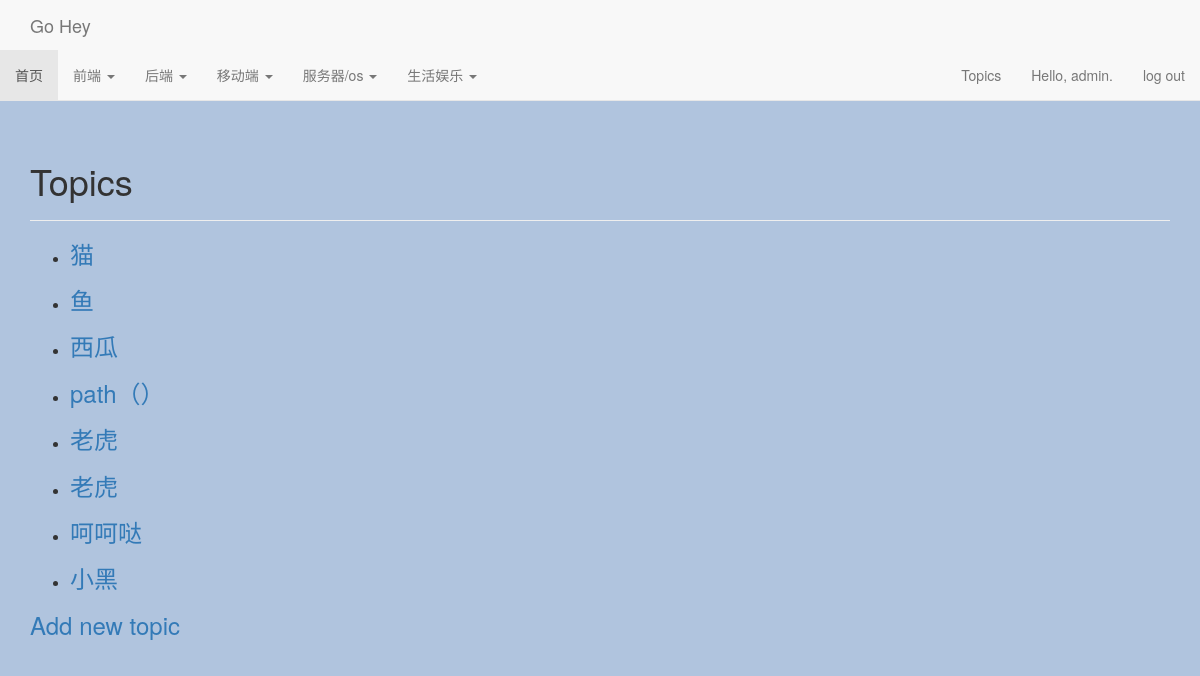
The app's page /topics/ (signed in) with its own data.
### goheys/models.py (models this page shows)
class Topic(models.Model):
    text = models.CharField(max_length=200)
    date_added = models.DateTimeField(auto_now_add=True)
    owner = models.ForeignKey(User,on_delete=models.CASCADE)
    def __str__(self):
        return self.text

### goheys/views.py (the view)
# urls.py: path('topics/',views.topics,name='topics'),
@login_required
def topics(request):
    topics = Topic.objects.filter(owner=request.user).order_by('date_added')
    context = {'topics': topics}
    return render(request, 'goheys/topics.html', context)

### goheys/templates/goheys/topics.html
{% extends "goheys/base.html" %}
{% block header %}
  <h1>Topics</h1>
{% endblock %}
{% block content %}
  <ul>
    {% for topic in topics %}
      <li>
        <h3>
          <a href="{% url 'goheys:topic' topic.id %}">{{ topic }}</a>
        </h3>
      </li>
    {% empty %}
      <li>No topics have been added yet.</li>
    {% endfor %}
  </ul>
  <h3><a href="{% url 'goheys:new_topic' %}">Add new topic</h3>
{% endblock content %}

### goheys/templates/goheys/base.html (shortened to what this page needs)
{% load bootstrap3 %}
<!DOCTYPE html>
<html lang="en">
  <head>
    {% bootstrap_css %}
  </head>
<body class="hold-transition skin-blue-light layout-top-nav fixed">
<div class="wrapper">
  <header class="main-header">
    <nav class="navbar navbar-default navbar-static-top">
      <div class="container">
        <div class="navbar-header">
          <a class="navbar-brand" href="{% url 'goheys:index' %}">Go Hey</a>
         </div>
      </div>
	        <div class="collapse navbar-collapse pull-left" id="navbar-collapse">
	          <ul class="nav navbar-nav">
	            	            <li class="active"><a href="{% url 'goheys:index' %}">首页<span class="sr-only">(current)</span></a></li>
	                                <li class="dropdown ">
		              <a href="#" class="dropdown-toggle" data-toggle="dropdown">前端 <span class="caret"></span></a>
		            </li>
	                                <li class="dropdown ">
		              <a href="#" class="dropdown-toggle" data-toggle="dropdown">后端 <span class="caret"></span></a>
		            </li>
	                                <li class="dropdown ">
		              <a href="#" class="dropdown-toggle" data-toggle="dropdown">移动端 <span class="caret"></span></a>
		            </li>
	                                <li class="dropdown ">
		              <a href="#" class="dropdown-toggle" data-toggle="dropdown">服务器/os <span class="caret"></span></a>
		            </li>
	                                <li class="dropdown ">
		              <a href="#" class="dropdown-toggle" data-toggle="dropdown">生活娱乐 <span class="caret"></span></a>
       </div>
            <div class="collapse navbar-collapse pull-right" id="navbar-collapse">
             <ul class="nav navbar-nav ">
             <li><a href="{% url 'goheys:topics' %}">Topics</a></li>
            {% if user.is_authenticated %}
              <li><a>Hello, {{ user.username }}.</a></li>
              <li><a href="{% url 'users:logout' %}">log out</a></li>
            {% else %}
              <li><a href="{% url 'users:register' %}">register</a></li>
              <li><a href="{% url 'users:login' %}">log in</a></li>
           </li>
            {% endif %}
        </div>
      </div>
    <div class="container">
      <div class="page-header">
        {% block header %}{% endblock %}
      </div>
      <div>
        {% block content %}{% endblock %}
      </div>
    </div>
  </body>
</html>

### goheys/templates/goheys/base.html (style rules this page uses)
body { background-color:#b0c4de; }

### records on screen
Topic: text "猫"
Topic: text "鱼"
Topic: text "西瓜"
Topic: text "path（）"
Topic: text "老虎"
Topic: text "老虎"
Topic: text "呵呵哒"
Topic: text "小黑"

### other values on screen
{{ user.username }} "admin"
